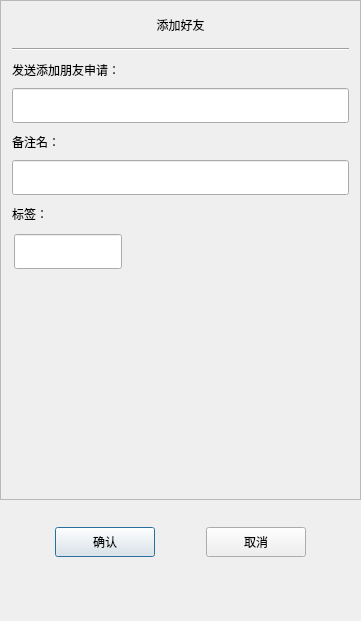
<?xml version="1.0" encoding="UTF-8"?>
<ui version="4.0">
 <class>ApplyFriendClass</class>
 <widget class="QDialog" name="ApplyFriendClass">
  <property name="geometry">
   <rect>
    <x>0</x>
    <y>0</y>
    <width>361</width>
    <height>621</height>
   </rect>
  </property>
  <property name="minimumSize">
   <size>
    <width>361</width>
    <height>621</height>
   </size>
  </property>
  <property name="maximumSize">
   <size>
    <width>361</width>
    <height>621</height>
   </size>
  </property>
  <property name="windowTitle">
   <string>ApplyFriend</string>
  </property>
  <layout class="QVBoxLayout" name="verticalLayout">
   <property name="leftMargin">
    <number>0</number>
   </property>
   <property name="topMargin">
    <number>0</number>
   </property>
   <property name="rightMargin">
    <number>0</number>
   </property>
   <property name="bottomMargin">
    <number>0</number>
   </property>
   <item>
    <widget class="QScrollArea" name="scrollArea">
     <property name="minimumSize">
      <size>
       <width>0</width>
       <height>500</height>
      </size>
     </property>
     <property name="widgetResizable">
      <bool>true</bool>
     </property>
     <widget class="QWidget" name="scrollContents">
      <property name="geometry">
       <rect>
        <x>0</x>
        <y>0</y>
        <width>359</width>
        <height>498</height>
       </rect>
      </property>
      <layout class="QVBoxLayout" name="verticalLayout_2">
       <property name="spacing">
        <number>0</number>
       </property>
       <property name="leftMargin">
        <number>0</number>
       </property>
       <property name="rightMargin">
        <number>0</number>
       </property>
       <property name="bottomMargin">
        <number>9</number>
       </property>
       <item>
        <widget class="QLabel" name="apply_label">
         <property name="minimumSize">
          <size>
           <width>0</width>
           <height>25</height>
          </size>
         </property>
         <property name="maximumSize">
          <size>
           <width>16777215</width>
           <height>25</height>
          </size>
         </property>
         <property name="text">
          <string>添加好友</string>
         </property>
         <property name="alignment">
          <set>Qt::AlignmentFlag::AlignCenter</set>
         </property>
        </widget>
       </item>
       <item>
        <widget class="QWidget" name="apply_wid" native="true">
         <layout class="QVBoxLayout" name="verticalLayout_3">
          <item>
           <widget class="Line" name="line">
            <property name="orientation">
             <enum>Qt::Orientation::Horizontal</enum>
            </property>
           </widget>
          </item>
          <item>
           <widget class="QLabel" name="label">
            <property name="minimumSize">
             <size>
              <width>0</width>
              <height>25</height>
             </size>
            </property>
            <property name="maximumSize">
             <size>
              <width>16777215</width>
              <height>25</height>
             </size>
            </property>
            <property name="text">
             <string>发送添加朋友申请：</string>
            </property>
           </widget>
          </item>
          <item>
           <widget class="CustomizeEdit" name="apply_lineEdit">
            <property name="minimumSize">
             <size>
              <width>0</width>
              <height>35</height>
             </size>
            </property>
            <property name="maximumSize">
             <size>
              <width>16777215</width>
              <height>35</height>
             </size>
            </property>
           </widget>
          </item>
          <item>
           <widget class="QLabel" name="label_2">
            <property name="minimumSize">
             <size>
              <width>0</width>
              <height>25</height>
             </size>
            </property>
            <property name="maximumSize">
             <size>
              <width>16777215</width>
              <height>25</height>
             </size>
            </property>
            <property name="text">
             <string>备注名：</string>
            </property>
           </widget>
          </item>
          <item>
           <widget class="CustomizeEdit" name="remark_lineEdit">
            <property name="minimumSize">
             <size>
              <width>0</width>
              <height>35</height>
             </size>
            </property>
            <property name="maximumSize">
             <size>
              <width>16777215</width>
              <height>35</height>
             </size>
            </property>
           </widget>
          </item>
          <item>
           <widget class="QLabel" name="label_3">
            <property name="minimumSize">
             <size>
              <width>0</width>
              <height>25</height>
             </size>
            </property>
            <property name="maximumSize">
             <size>
              <width>16777215</width>
              <height>25</height>
             </size>
            </property>
            <property name="text">
             <string>标签：</string>
            </property>
           </widget>
          </item>
          <item>
           <widget class="QWidget" name="label_group_wid" native="true">
            <property name="minimumSize">
             <size>
              <width>0</width>
              <height>50</height>
             </size>
            </property>
            <layout class="QVBoxLayout" name="verticalLayout_4">
             <property name="spacing">
              <number>0</number>
             </property>
             <property name="leftMargin">
              <number>0</number>
             </property>
             <property name="topMargin">
              <number>0</number>
             </property>
             <property name="rightMargin">
              <number>0</number>
             </property>
             <property name="bottomMargin">
              <number>0</number>
             </property>
             <item>
              <widget class="QWidget" name="grid_wid" native="true">
               <property name="minimumSize">
                <size>
                 <width>0</width>
                 <height>40</height>
                </size>
               </property>
               <property name="maximumSize">
                <size>
                 <width>16777215</width>
                 <height>40</height>
                </size>
               </property>
               <widget class="CustomizeEdit" name="label_lineEdit">
                <property name="geometry">
                 <rect>
                  <x>2</x>
                  <y>2</y>
                  <width>108</width>
                  <height>35</height>
                 </rect>
                </property>
                <property name="maximumSize">
                 <size>
                  <width>16777215</width>
                  <height>35</height>
                 </size>
                </property>
               </widget>
              </widget>
             </item>
             <item>
              <widget class="QWidget" name="input_tip_wid" native="true">
               <property name="minimumSize">
                <size>
                 <width>0</width>
                 <height>35</height>
                </size>
               </property>
               <property name="maximumSize">
                <size>
                 <width>16777215</width>
                 <height>35</height>
                </size>
               </property>
               <layout class="QVBoxLayout" name="verticalLayout_5">
                <property name="spacing">
                 <number>0</number>
                </property>
                <property name="leftMargin">
                 <number>0</number>
                </property>
                <property name="topMargin">
                 <number>0</number>
                </property>
                <property name="rightMargin">
                 <number>0</number>
                </property>
                <property name="bottomMargin">
                 <number>0</number>
                </property>
                <item>
                 <widget class="ClickedOnceLabel" name="tip_label">
                  <property name="text">
                   <string/>
                  </property>
                 </widget>
                </item>
               </layout>
              </widget>
             </item>
            </layout>
           </widget>
          </item>
          <item>
           <widget class="QWidget" name="widget" native="true">
            <property name="minimumSize">
             <size>
              <width>0</width>
              <height>60</height>
             </size>
            </property>
            <layout class="QHBoxLayout" name="horizontalLayout_2">
             <property name="spacing">
              <number>7</number>
             </property>
             <property name="leftMargin">
              <number>0</number>
             </property>
             <property name="topMargin">
              <number>0</number>
             </property>
             <property name="rightMargin">
              <number>0</number>
             </property>
             <property name="bottomMargin">
              <number>0</number>
             </property>
             <item>
              <widget class="QWidget" name="label_list_wid" native="true">
               <property name="minimumSize">
                <size>
                 <width>287</width>
                 <height>50</height>
                </size>
               </property>
               <property name="maximumSize">
                <size>
                 <width>287</width>
                 <height>16777215</height>
                </size>
               </property>
              </widget>
             </item>
             <item>
              <widget class="QWidget" name="more_label_wid" native="true">
               <property name="minimumSize">
                <size>
                 <width>30</width>
                 <height>0</height>
                </size>
               </property>
               <property name="maximumSize">
                <size>
                 <width>30</width>
                 <height>16777215</height>
                </size>
               </property>
               <layout class="QVBoxLayout" name="verticalLayout_6">
                <property name="spacing">
                 <number>0</number>
                </property>
                <property name="leftMargin">
                 <number>0</number>
                </property>
                <property name="topMargin">
                 <number>0</number>
                </property>
                <property name="rightMargin">
                 <number>0</number>
                </property>
                <property name="bottomMargin">
                 <number>0</number>
                </property>
                <item>
                 <spacer name="verticalSpacer_4">
                  <property name="orientation">
                   <enum>Qt::Orientation::Vertical</enum>
                  </property>
                  <property name="sizeHint" stdset="0">
                   <size>
                    <width>20</width>
                    <height>40</height>
                   </size>
                  </property>
                 </spacer>
                </item>
                <item>
                 <widget class="ClickedOnceLabel" name="more_label">
                  <property name="minimumSize">
                   <size>
                    <width>25</width>
                    <height>25</height>
                   </size>
                  </property>
                  <property name="maximumSize">
                   <size>
                    <width>25</width>
                    <height>25</height>
                   </size>
                  </property>
                  <property name="text">
                   <string/>
                  </property>
                  <property name="alignment">
                   <set>Qt::AlignmentFlag::AlignCenter</set>
                  </property>
                 </widget>
                </item>
                <item>
                 <spacer name="verticalSpacer_3">
                  <property name="orientation">
                   <enum>Qt::Orientation::Vertical</enum>
                  </property>
                  <property name="sizeHint" stdset="0">
                   <size>
                    <width>20</width>
                    <height>40</height>
                   </size>
                  </property>
                 </spacer>
                </item>
               </layout>
              </widget>
             </item>
            </layout>
           </widget>
          </item>
         </layout>
        </widget>
       </item>
      </layout>
     </widget>
    </widget>
   </item>
   <item>
    <spacer name="verticalSpacer_2">
     <property name="orientation">
      <enum>Qt::Orientation::Vertical</enum>
     </property>
     <property name="sizeType">
      <enum>QSizePolicy::Policy::Fixed</enum>
     </property>
     <property name="sizeHint" stdset="0">
      <size>
       <width>20</width>
       <height>10</height>
      </size>
     </property>
    </spacer>
   </item>
   <item>
    <widget class="QWidget" name="apply_sure_wid" native="true">
     <property name="minimumSize">
      <size>
       <width>0</width>
       <height>50</height>
      </size>
     </property>
     <layout class="QHBoxLayout" name="horizontalLayout">
      <item>
       <spacer name="horizontalSpacer">
        <property name="orientation">
         <enum>Qt::Orientation::Horizontal</enum>
        </property>
        <property name="sizeHint" stdset="0">
         <size>
          <width>40</width>
          <height>20</height>
         </size>
        </property>
       </spacer>
      </item>
      <item>
       <widget class="ClickedButton" name="sure_Button">
        <property name="minimumSize">
         <size>
          <width>100</width>
          <height>30</height>
         </size>
        </property>
        <property name="text">
         <string>确认</string>
        </property>
       </widget>
      </item>
      <item>
       <spacer name="horizontalSpacer_2">
        <property name="orientation">
         <enum>Qt::Orientation::Horizontal</enum>
        </property>
        <property name="sizeHint" stdset="0">
         <size>
          <width>40</width>
          <height>20</height>
         </size>
        </property>
       </spacer>
      </item>
      <item>
       <widget class="ClickedButton" name="cancel_Button">
        <property name="minimumSize">
         <size>
          <width>100</width>
          <height>30</height>
         </size>
        </property>
        <property name="text">
         <string>取消</string>
        </property>
       </widget>
      </item>
      <item>
       <spacer name="horizontalSpacer_3">
        <property name="orientation">
         <enum>Qt::Orientation::Horizontal</enum>
        </property>
        <property name="sizeHint" stdset="0">
         <size>
          <width>40</width>
          <height>20</height>
         </size>
        </property>
       </spacer>
      </item>
     </layout>
    </widget>
   </item>
   <item>
    <spacer name="verticalSpacer">
     <property name="orientation">
      <enum>Qt::Orientation::Vertical</enum>
     </property>
     <property name="sizeHint" stdset="0">
      <size>
       <width>20</width>
       <height>40</height>
      </size>
     </property>
    </spacer>
   </item>
  </layout>
 </widget>
 <layoutdefault spacing="6" margin="11"/>
 <customwidgets>
  <customwidget>
   <class>ClickedButton</class>
   <extends>QPushButton</extends>
   <header location="global">clickedbutton.h</header>
  </customwidget>
  <customwidget>
   <class>CustomizeEdit</class>
   <extends>QLineEdit</extends>
   <header location="global">customizeedit.h</header>
  </customwidget>
  <customwidget>
   <class>ClickedOnceLabel</class>
   <extends>QLabel</extends>
   <header location="global">clickedoncelabel.h</header>
  </customwidget>
 </customwidgets>
 <resources/>
 <connections/>
</ui>
